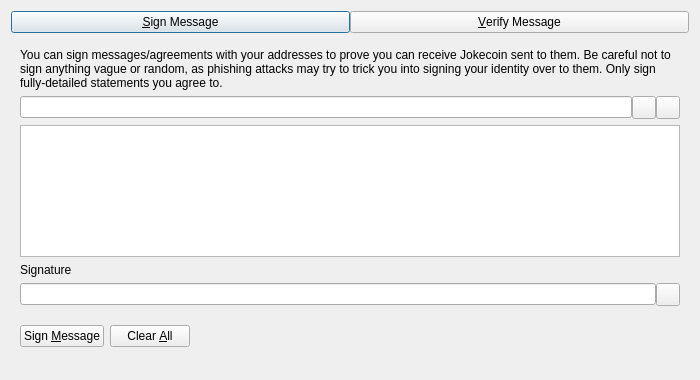
<?xml version="1.0" encoding="UTF-8"?>
<ui version="4.0">
 <class>SignVerifyMessageDialog</class>
 <widget class="QDialog" name="SignVerifyMessageDialog">
  <property name="geometry">
   <rect>
    <x>0</x>
    <y>0</y>
    <width>700</width>
    <height>380</height>
   </rect>
  </property>
  <property name="windowTitle">
   <string>Signatures - Sign / Verify a Message</string>
  </property>
  <property name="modal">
   <bool>true</bool>
  </property>
  <layout class="QVBoxLayout" name="verticalLayout">
   <item>
    <layout class="QHBoxLayout" name="horizontalLayout_Buttons_2">
     <property name="spacing">
      <number>0</number>
     </property>
     <property name="topMargin">
      <number>0</number>
     </property>
     <item>
      <widget class="QPushButton" name="btnSignMessage">
       <property name="text">
        <string>&amp;Sign Message</string>
       </property>
       <property name="checkable">
        <bool>true</bool>
       </property>
      </widget>
     </item>
     <item>
      <widget class="QPushButton" name="btnVerifyMessage">
       <property name="text">
        <string>&amp;Verify Message</string>
       </property>
       <property name="checkable">
        <bool>true</bool>
       </property>
      </widget>
     </item>
    </layout>
   </item>
   <item>
    <widget class="QStackedWidget" name="stackedWidgetSig">
     <property name="minimumSize">
      <size>
       <width>0</width>
       <height>0</height>
      </size>
     </property>
     <property name="currentIndex">
      <number>0</number>
     </property>
     <widget class="QWidget" name="pageSignMessage">
      <layout class="QVBoxLayout" name="verticalLayout_SM">
       <item>
        <widget class="QLabel" name="infoLabel_SM">
         <property name="text">
          <string>You can sign messages/agreements with your addresses to prove you can receive Jokecoin sent to them. Be careful not to sign anything vague or random, as phishing attacks may try to trick you into signing your identity over to them. Only sign fully-detailed statements you agree to.</string>
         </property>
         <property name="textFormat">
          <enum>Qt::PlainText</enum>
         </property>
         <property name="wordWrap">
          <bool>true</bool>
         </property>
        </widget>
       </item>
       <item>
        <layout class="QHBoxLayout" name="horizontalLayout_1_SM">
         <property name="spacing">
          <number>0</number>
         </property>
         <item>
          <widget class="QValidatedLineEdit" name="addressIn_SM">
           <property name="toolTip">
            <string>The Jokecoin address to sign the message with</string>
           </property>
          </widget>
         </item>
         <item>
          <widget class="QToolButton" name="addressBookButton_SM">
           <property name="toolTip">
            <string>Choose previously used address</string>
           </property>
           <property name="text">
            <string/>
           </property>
           <property name="shortcut">
            <string>Alt+A</string>
           </property>
          </widget>
         </item>
         <item>
          <widget class="QToolButton" name="pasteButton_SM">
           <property name="toolTip">
            <string>Paste address from clipboard</string>
           </property>
           <property name="text">
            <string/>
           </property>
           <property name="shortcut">
            <string>Alt+P</string>
           </property>
          </widget>
         </item>
        </layout>
       </item>
       <item>
        <widget class="QPlainTextEdit" name="messageIn_SM">
         <property name="toolTip">
          <string>Enter the message you want to sign here</string>
         </property>
        </widget>
       </item>
       <item>
        <widget class="QLabel" name="signatureLabel_SM">
         <property name="text">
          <string>Signature</string>
         </property>
         <property name="textFormat">
          <enum>Qt::PlainText</enum>
         </property>
        </widget>
       </item>
       <item>
        <layout class="QHBoxLayout" name="horizontalLayout_2_SM">
         <property name="spacing">
          <number>0</number>
         </property>
         <item>
          <widget class="QLineEdit" name="signatureOut_SM">
           <property name="readOnly">
            <bool>true</bool>
           </property>
          </widget>
         </item>
         <item>
          <widget class="QToolButton" name="copySignatureButton_SM">
           <property name="toolTip">
            <string>Copy the current signature to the system clipboard</string>
           </property>
           <property name="text">
            <string/>
           </property>
          </widget>
         </item>
        </layout>
       </item>
       <item>
        <layout class="QHBoxLayout" name="horizontalLayout_3_SM">
         <item>
          <widget class="QPushButton" name="signMessageButton_SM">
           <property name="toolTip">
            <string>Sign the message to prove you own this Jokecoin address</string>
           </property>
           <property name="text">
            <string>Sign &amp;Message</string>
           </property>
           <property name="autoDefault">
            <bool>false</bool>
           </property>
          </widget>
         </item>
         <item>
          <widget class="QPushButton" name="clearButton_SM">
           <property name="toolTip">
            <string>Reset all sign message fields</string>
           </property>
           <property name="text">
            <string>Clear &amp;All</string>
           </property>
           <property name="autoDefault">
            <bool>false</bool>
           </property>
          </widget>
         </item>
         <item>
          <spacer name="horizontalSpacer_1_SM">
           <property name="orientation">
            <enum>Qt::Horizontal</enum>
           </property>
           <property name="sizeHint" stdset="0">
            <size>
             <width>40</width>
             <height>48</height>
            </size>
           </property>
          </spacer>
         </item>
         <item>
          <widget class="QLabel" name="statusLabel_SM">
           <property name="text">
            <string/>
           </property>
           <property name="wordWrap">
            <bool>true</bool>
           </property>
          </widget>
         </item>
         <item>
          <spacer name="horizontalSpacer_2_SM">
           <property name="orientation">
            <enum>Qt::Horizontal</enum>
           </property>
           <property name="sizeHint" stdset="0">
            <size>
             <width>40</width>
             <height>48</height>
            </size>
           </property>
          </spacer>
         </item>
        </layout>
       </item>
      </layout>
     </widget>
     <widget class="QWidget" name="pageVerifyMessage">
      <layout class="QVBoxLayout" name="verticalLayout_VM">
       <item>
        <widget class="QLabel" name="infoLabel_VM">
         <property name="text">
          <string>Enter the receiver's address, message (ensure you copy line breaks, spaces, tabs, etc. exactly) and signature below to verify the message. Be careful not to read more into the signature than what is in the signed message itself, to avoid being tricked by a man-in-the-middle attack. Note that this only proves the signing party receives with the address, it cannot prove sendership of any transaction!</string>
         </property>
         <property name="textFormat">
          <enum>Qt::PlainText</enum>
         </property>
         <property name="alignment">
          <set>Qt::AlignLeading|Qt::AlignLeft|Qt::AlignTop</set>
         </property>
         <property name="wordWrap">
          <bool>true</bool>
         </property>
        </widget>
       </item>
       <item>
        <layout class="QHBoxLayout" name="horizontalLayout_1_VM">
         <property name="spacing">
          <number>0</number>
         </property>
         <item>
          <widget class="QValidatedLineEdit" name="addressIn_VM">
           <property name="toolTip">
            <string>The Jokecoin address the message was signed with</string>
           </property>
          </widget>
         </item>
         <item>
          <widget class="QToolButton" name="addressBookButton_VM">
           <property name="toolTip">
            <string>Choose previously used address</string>
           </property>
           <property name="text">
            <string/>
           </property>
           <property name="shortcut">
            <string>Alt+A</string>
           </property>
          </widget>
         </item>
        </layout>
       </item>
       <item>
        <widget class="QPlainTextEdit" name="messageIn_VM"/>
       </item>
       <item>
        <widget class="QValidatedLineEdit" name="signatureIn_VM"/>
       </item>
       <item>
        <layout class="QHBoxLayout" name="horizontalLayout_2_VM">
         <item>
          <widget class="QPushButton" name="verifyMessageButton_VM">
           <property name="toolTip">
            <string>Verify the message to ensure it was signed with the specified Jokecoin address</string>
           </property>
           <property name="text">
            <string>Verify &amp;Message</string>
           </property>
           <property name="autoDefault">
            <bool>false</bool>
           </property>
          </widget>
         </item>
         <item>
          <widget class="QPushButton" name="clearButton_VM">
           <property name="toolTip">
            <string>Reset all verify message fields</string>
           </property>
           <property name="text">
            <string>Clear &amp;All</string>
           </property>
           <property name="autoDefault">
            <bool>false</bool>
           </property>
          </widget>
         </item>
         <item>
          <spacer name="horizontalSpacer_1_VM">
           <property name="orientation">
            <enum>Qt::Horizontal</enum>
           </property>
           <property name="sizeHint" stdset="0">
            <size>
             <width>40</width>
             <height>48</height>
            </size>
           </property>
          </spacer>
         </item>
         <item>
          <widget class="QLabel" name="statusLabel_VM">
           <property name="text">
            <string/>
           </property>
           <property name="wordWrap">
            <bool>true</bool>
           </property>
          </widget>
         </item>
         <item>
          <spacer name="horizontalSpacer_2_VM">
           <property name="orientation">
            <enum>Qt::Horizontal</enum>
           </property>
           <property name="sizeHint" stdset="0">
            <size>
             <width>40</width>
             <height>48</height>
            </size>
           </property>
          </spacer>
         </item>
        </layout>
       </item>
      </layout>
     </widget>
    </widget>
   </item>
  </layout>
 </widget>
 <customwidgets>
  <customwidget>
   <class>QValidatedLineEdit</class>
   <extends>QLineEdit</extends>
   <header>qt/qvalidatedlineedit.h</header>
  </customwidget>
 </customwidgets>
 <resources>
  <include location="../jokecoin.qrc"/>
 </resources>
 <connections/>
</ui>
